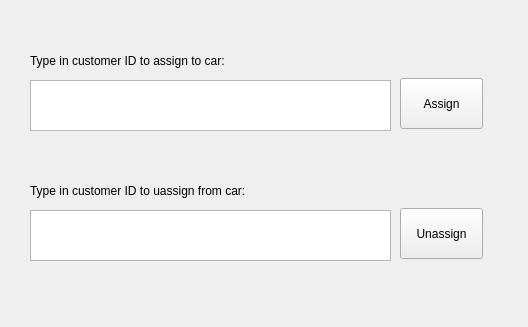
<?xml version="1.0" encoding="UTF-8"?>
<ui version="4.0">
 <class>FindCar</class>
 <widget class="QWidget" name="FindCar">
  <property name="geometry">
   <rect>
    <x>0</x>
    <y>0</y>
    <width>528</width>
    <height>327</height>
   </rect>
  </property>
  <property name="windowTitle">
   <string>Form</string>
  </property>
  <widget class="QPlainTextEdit" name="AssignCusIDText">
   <property name="geometry">
    <rect>
     <x>30</x>
     <y>80</y>
     <width>361</width>
     <height>51</height>
    </rect>
   </property>
  </widget>
  <widget class="QPushButton" name="AssignButton">
   <property name="geometry">
    <rect>
     <x>400</x>
     <y>78</y>
     <width>83</width>
     <height>51</height>
    </rect>
   </property>
   <property name="text">
    <string>Assign</string>
   </property>
  </widget>
  <widget class="QLabel" name="label">
   <property name="geometry">
    <rect>
     <x>30</x>
     <y>40</y>
     <width>271</width>
     <height>41</height>
    </rect>
   </property>
   <property name="text">
    <string>Type in customer ID to assign to car:</string>
   </property>
  </widget>
  <widget class="QPushButton" name="UnassignButton">
   <property name="geometry">
    <rect>
     <x>400</x>
     <y>208</y>
     <width>83</width>
     <height>51</height>
    </rect>
   </property>
   <property name="text">
    <string>Unassign</string>
   </property>
  </widget>
  <widget class="QPlainTextEdit" name="UnassignCusIDText">
   <property name="geometry">
    <rect>
     <x>30</x>
     <y>210</y>
     <width>361</width>
     <height>51</height>
    </rect>
   </property>
  </widget>
  <widget class="QLabel" name="label_2">
   <property name="geometry">
    <rect>
     <x>30</x>
     <y>170</y>
     <width>271</width>
     <height>41</height>
    </rect>
   </property>
   <property name="text">
    <string>Type in customer ID to uassign from car:</string>
   </property>
  </widget>
 </widget>
 <resources/>
 <connections/>
</ui>
